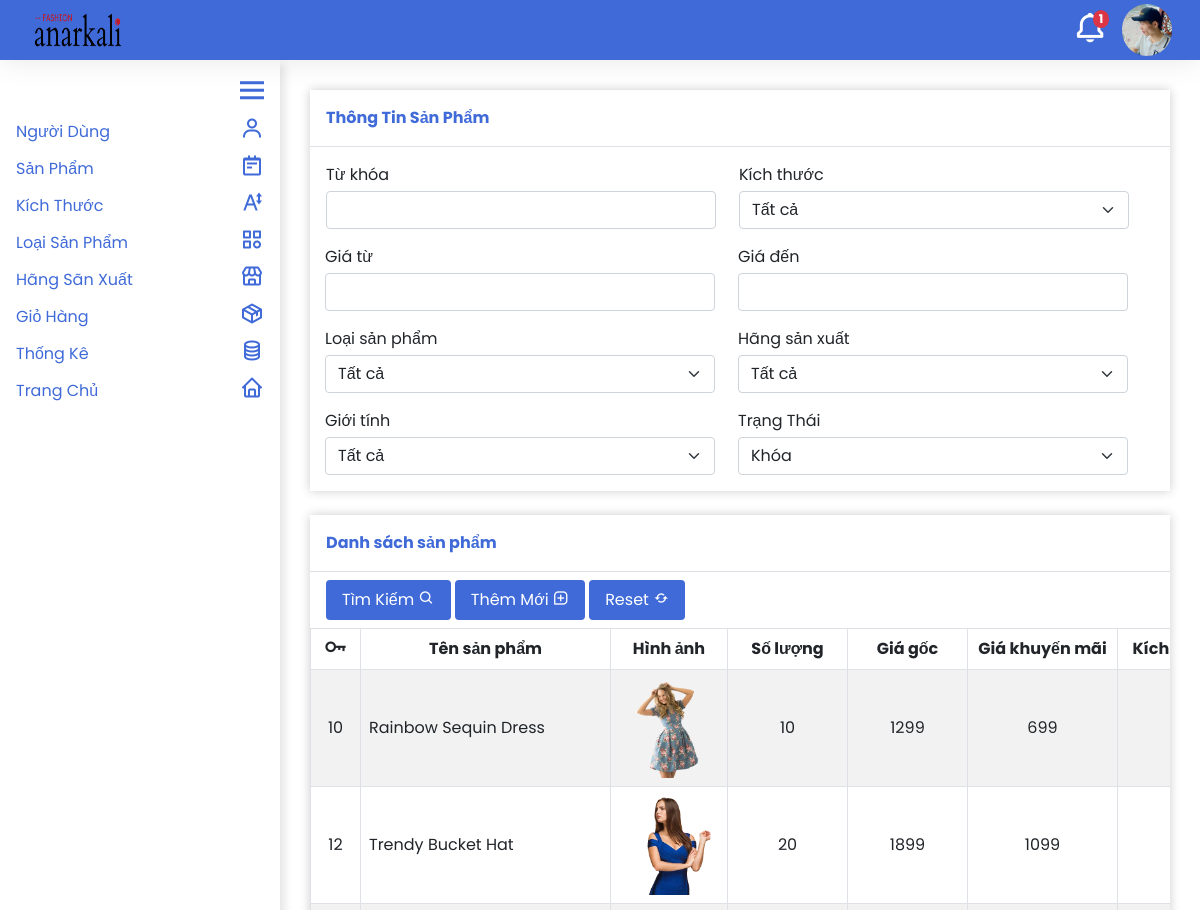
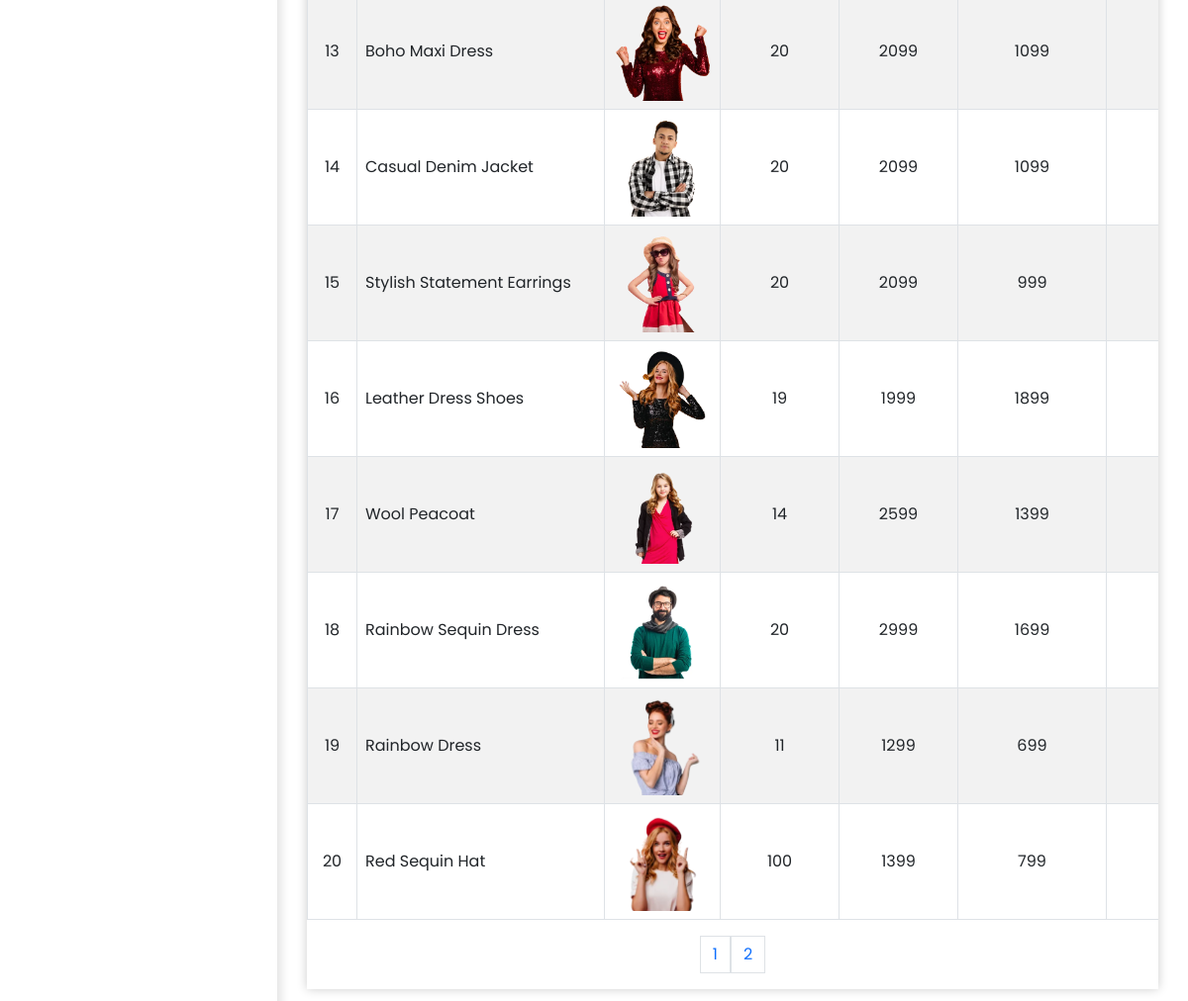
The page /quan_tri/san_pham/quan_ly_san_pham.php (signed in) on the database its author committed (2 pictures, top to bottom).
### tables this page shows
CREATE TABLE `nguoidung` (
  `TaiKhoan` varchar(64) NOT NULL,
  `MatKhau` varchar(64) NOT NULL,
  `Email` varchar(64) NOT NULL,
  `HinhAnh` varchar(68) NOT NULL,
  `Quyen` int(1) NOT NULL,
  `TrangThai` int(1) NOT NULL
);

CREATE TABLE `sanpham` (
  `MaSanPham` int(64) NOT NULL,
  `TenSanPham` varchar(64) NOT NULL,
  `HinhAnh` varchar(69) NOT NULL,
  `GiaGoc` int(64) NOT NULL,
  `GiaKhuyenMai` int(64) NOT NULL,
  `MoTa` varchar(2000) NOT NULL,
  `GioiTinh` varchar(3) NOT NULL,
  `MaKichThuoc` int(64) NOT NULL,
  `MaLoaiSanPham` int(64) NOT NULL,
  `MaHangSanXuat` int(64) NOT NULL,
  `TrangThai` int(1) NOT NULL
);

CREATE TABLE `sanphamkichthuoc` (
  `MaKichThuoc` int(64) NOT NULL,
  `MaSanPham` int(64) NOT NULL,
  `SoLuong` int(64) NOT NULL,
  `BanDuoc` int(64) NOT NULL
);

### quan_tri/module/database.php (called while the page is built, shortened)
<?php
  function execute_query($sql, $params=NULL) {
    $server = 'localhost';
    $username = 'root';
    $password = '';
    $dbname = 'shopthoitrang';
    $conn = new PDO("mysql:host={$server};dbname={$dbname}", $username, $password);
    $stmt = $conn->prepare($sql);
    if (isset($params))
      foreach ($params as $key => $value)
        $stmt->bindValue($key,$value,PDO::PARAM_STR);
    $stmt->execute();
    return $stmt->fetchAll();
  }
?>

### quan_tri/san_pham/quan_ly_san_pham.php (the view, shortened to what this page needs)
<?php
  include_once '../module/database.php';
?>
<!DOCTYPE html>
<html lang="en">
<head>
  <?php
    include '../module/head.php';
  ?>
</head>
<body>
  <?php
    include '../module/header.php';
    include '../module/sidebar.php';
  ?>
  <form class='body' action='xu_ly_tim_kiem.php' method='post'>
    <div class='form'>
      <div class='title p-3 mb-3 border-bottom fw-bold'>Thông Tin Sản Phẩm</div>
      <div class="input-group px-3 row">
        <div class='col-md-6 pb-3'>
          <div class='mb-1'>Từ khóa</div>
          <input type="text" name='Tukhoa' class="form-control js_text" value='<?php if(isset($_SESSION['tu_khoa_san_pham'])) echo $_SESSION['tu_khoa_san_pham'];?>'>
        </div>
        <div class='col-md-6 pb-3'>
          <div class='mb-1'>Kích thước</div>
          <select name="KichThuoc" class="form-select js_select" id="inputGroupSelect01 KichThuoc">
          <option value='-1'>Tất cả</option>
          </select>
        </div>
        <div class='col-md-6 pb-3'>
          <div class='mb-1'>Giá từ</div>
          <input type="number" name='GiaTu' class="form-control js_text" value='<?php if(isset($_SESSION['gia_tu'])) echo $_SESSION['gia_tu']; ?>'>
        </div>
        <div class='col-md-6 pb-3'>
          <div class='mb-1'>Giá đến</div>
          <input type="number" name='GiaDen' class="form-control js_text" value='<?php if(isset($_SESSION['gia_den'])) echo $_SESSION['gia_den']; ?>'>
        </div>
        <div class='col-md-6 pb-3'>
          <div class='mb-1'>Loại sản phẩm</div>
          <select name="MaLoaiSanPham" class="form-select js_select" id="inputGroupSelect01 MaLoaiSanPham">
            <option value='-1'>Tất cả</option>
          </select>
        </div>
        <div class='col-md-6 pb-3'>
          <div class='mb-1'>Hãng sản xuất</div>
          <select name="MaHangSanXuat" class="form-select js_select" id="inputGroupSelect01 TenHangSanXuat">
            <option value='-1'>Tất cả</option>
          </select>
        </div>
        <div class='col-md-6 pb-3'>
          <div class='mb-1'>Giới tính</div>
          <select name='GioiTinh' class="form-select js_select" id="inputGroupSelect01 GioiTinh">
            <?php
              $gioi_tinhs = array('-1'=>'Tất cả', 'Nam'=>'Nam', 'Nữ'=>'Nữ');
              foreach($gioi_tinhs as $key => $value){
                if($key == $_SESSION['gioi_tinh'])
                  echo "<option selected value='{$key}'>{$value}</option>";
                else
                  echo "<option value='{$key}'>{$value}</option>";
              }
            ?>
          </select>
        </div>
        <div class='col-md-6 pb-3'>
          <div class='mb-1'>Trạng Thái</div>
          <select name='TrangThai' class="form-select js_select" id="inputGroupSelect01 TrangThai">
            <?php
              $trang_thais = array('-1' => 'Tất cả', '0' => 'Khóa', '1' => 'Kích hoạt');
              foreach($trang_thais as $key => $value){
                if($_SESSION['trang_thai_san_pham'] == $key)
                  echo "<option selected value='{$key}'>$value</option>";
                else
                  echo "<option value='{$key}'>$value</option>";
              }
            ?>
          </select>
        </div>
      </div>
    </div>
    <div class='table_container overflow-auto mt-4'>
      <div class='title p-3 mb-2 border-bottom fw-bold'>Danh sách sản phẩm</div>
      <div class='action_container ps-3'>
        <button class='button_add text-white py-2 px-3 rounded' type='submit'>Tìm Kiếm <i class='bx bx-search' ></i></button>
        <button class='button_add text-white py-2 px-3 rounded' type='button'><a class='text-decoration-none text-white' href="them_san_pham.php">Thêm Mới <i class='bx bx-message-square-add'></i></a></button>
        <button class='button_reset text-white py-2 px-3 rounded' type='button'>Reset <i class='bx bx-refresh'></i></i></button>
      </div>
      <table class='table table-striped border-top mt-2 table-bordered align-middle'>
        <thead>
          <tr>
            <th style='width: 50px; min-width: 50px;' class='text-center'><i style='transform: scale(1.6);' class='bx bx-key'></i></th>
            <th style='min-width: 250px;' class='text-center'>Tên sản phẩm</th>
            <th style='min-width: 100px; width: 100px;' class='text-center'>Hình ảnh</th>
            <th style='min-width: 120px; width: 60px;' class='text-center'>Số lượng</th>
            <th style='width: 60px; min-width: 120px;' class='text-center'>Giá gốc</th>
            <th style='width: 60px; min-width: 150px;' class='text-center'>Giá khuyến mãi</th>
            <th style='width: 80px; min-width: 120px;' class='text-center'>Kích thước</th>
          </tr>
        </thead>
        <tbody>
          <?php
            $sql = "SELECT
                      sanpham.MaSanPham,
                      sanpham.TenSanPham,
                      sanpham.HinhAnh,
                      sanpham.GiaGoc,
                      sanpham.GiaKhuyenMai,
                      sanpham.MoTa,
                      sanpham.GioiTinh,
                      sanpham.MaKichThuoc,
                      sanpham.MaLoaiSanPham,
                      sanpham.MaHangSanXuat,
                      sanpham.TrangThai,
                      sanphamkichthuoc.SoLuong,
                      kichthuoc.KichThuoc,
                      loaisanpham.TenLoaiSanPham,
                      hangsanxuat.TenHangSanXuat
                    FROM
                        sanpham
                    INNER JOIN
                        kichthuoc ON sanpham.MaKichThuoc = kichthuoc.MaKichThuoc
                    INNER JOIN
                        loaisanpham ON sanpham.MaLoaiSanPham = loaisanpham.MaLoaiSanPham
                    INNER JOIN
                        hangsanxuat ON sanpham.MaHangSanXuat = hangsanxuat.MaHangSanXuat
                    INNER JOIN
                        sanphamkichthuoc ON sanpham.MaSanPham = sanphamkichthuoc.MaSanPham AND sanpham.MaKichThuoc = sanphamkichthuoc.MaKichThuoc
                    WHERE 1=1";
            $params = array();
            $page_index = 1;
            $page_length = 10;
            $start_index = ($page_index - 1) * $page_length;
            $sql = $sql." LIMIT {$start_index}, {$page_length}";
            $sanphams = execute_query($sql,$params);
            foreach($sanphams as $sanpham){
              echo "
                <tr>
                  <td class='text-center'>{$sanpham['MaSanPham']}</td>
                  <td>{$sanpham['TenSanPham']}</td>
                  <td><img src='../../data/san_pham/{$sanpham['HinhAnh']}' style='width: 100px; height: 100px; object-fit: contain'></td>
                  <td class='text-center'>{$sanpham['SoLuong']}</td>
                  <td class='text-center'>{$sanpham['GiaGoc']}</td>
                  <td class='text-center'>{$sanpham['GiaKhuyenMai']}</td>
                  <td class='text-center'>{$sanpham['KichThuoc']}</td>
                  <td class='text-center'>{$sanpham['TenHangSanXuat']}</td>
                  <td class='text-center'><input onclick='return false;' type='checkbox' ".($sanpham['TrangThai'] == 1 ? 'checked' : 'unchecked')."></td>
                  <td class='text-center'>
                    <a class='text-dark me-2' href='xem_chi_tiet.php?sanphamid={$sanpham['MaSanPham']}&kichthuocid={$sanpham['MaKichThuoc']}'><i class='bx bx-detail' style='transform: scale(1.5);'></i></a>
                    <a class='text-dark ms-1 me-1' href='sua_san_pham.php?sanphamid={$sanpham['MaSanPham']}&kichthuocid={$sanpham['MaKichThuoc']}'><i class='bx bx-pencil' style='transform: scale(1.5);'></i></a>
                    <a class='text-dark ms-2' href='xu_ly_xoa.php?sanphamid={$sanpham['MaSanPham']}&kichthuocid={$sanpham['MaKichThuoc']}'><i style='transform: scale(1.5);' class='bx bx-message-alt-x'></i></a>
                  </td>
                </tr>
              ";
            }
          ?>
        </tbody>
      </table>
      <div class="pagination d-flex justify-content-center">
        <ul class="pagination">
          <?php
            $row_number = execute_query("SELECT COUNT(*) AS dem FROM sanpham")[0]['dem'];
            $page_number = (int) $row_number / $page_length;
            if($row_number % $page_length != 0)
              $page_number++;
            for($i = 1; $i <= $page_number; $i++)
              echo "<a href='quan_ly_san_pham.php?pid={$i}' class='page-link'>{$i}</a>";
          ?>
        </ul>
      </div>
    </div>
  </form>
</body>
</html>

### quan_tri/module/header.php
<div id='header' class='d-flex justify-content-between align-items-center container-fluid'>
  <img class='ms-3' id='logo' src="../../img/logo2.avif">
  <div class='d-flex align-items-center me-3'>
    <a class='bell_container position-relative' href='../gio_hang/quan_ly_gio_hang.php'>
      <?php
        $gio_hang = execute_query("SELECT COUNT(*) FROM giohang WHERE trangthai=0")[0][0];
        if($gio_hang > 0)
          echo "<div class='position-absolute text-decoration-none bg-danger fw-bold text-white notification_number'>{$gio_hang}</div>";
      ?>
      <i style='transform: scale(2.2);' class='bx bx-bell notification_icon text-white me-4'></i>
    </a>
    <?php
      $hinh_anh = execute_query('SELECT HinhAnh FROM nguoidung WHERE TaiKhoan=:tai_khoan', array('tai_khoan' => $_SESSION['TenTaiKhoan']))[0][0];
    ?>
    <img class='user_img' id='profile_image' src="../../data/nguoi_dung/<?php echo $hinh_anh; ?>">
  </div>
</div>

### quan_tri/style/style.css (style rules this page uses)
* { margin: 0; padding: 0; box-sizing: border-box; font-family: 'Poppins', sans-serif; }
#header { height: 60px; box-shadow: 0 0 30px rgba(0, 0, 0, 0.1); background-color: #3f6ad8; position: fixed; top: 0; left: 0; right: 0; z-index: 1000; }
#header #logo { width: 100px; height: 50px; cursor: pointer; }
#header .user_img { object-fit: cover; width: 50px; border-radius: 50px; cursor: pointer; }
#header .notification_icon { cursor: pointer; }
#header .bell_container .notification_number { z-index: 1000; left: 27%; top: -8px; font-size: 12px; padding: 0 6px; border-radius: 50%; }
.sidebar a, .body .form .title, .primary_color, .body .table_container .title { color: #3f6ad8; }
.body { margin-left: 310px; margin-top: 90px; margin-right: 30px; margin-bottom: 1000px; transition: 0.5s; }
.body .form { box-shadow: 0 0 10px rgba(0, 0, 0, 0.2); }
.body .table_container { box-shadow: 0 0 10px rgba(0, 0, 0, 0.2); }
.button_add, .button_edit, .button_reset { background-color: #3f6ad8; border: none; transition: 0.25s; }

### rows shown on the page
nguoidung: HinhAnh (picture)
sanpham: MaSanPham "10", TenSanPham "Rainbow Sequin Dress", HinhAnh (picture), sanphamkichthuoc.SoLuong "10", GiaGoc "1299", GiaKhuyenMai "699"
sanpham: MaSanPham "12", TenSanPham "Trendy Bucket Hat", HinhAnh (picture), sanphamkichthuoc.SoLuong "20", GiaGoc "1899", GiaKhuyenMai "1099"
sanpham: MaSanPham "13", TenSanPham "Boho Maxi Dress", HinhAnh (picture), sanphamkichthuoc.SoLuong "20", GiaGoc "2099", GiaKhuyenMai "1099"
sanpham: MaSanPham "14", TenSanPham "Casual Denim Jacket", HinhAnh (picture), sanphamkichthuoc.SoLuong "20", GiaGoc "2099", GiaKhuyenMai "1099"
sanpham: MaSanPham "15", TenSanPham "Stylish Statement Earrings", HinhAnh (picture), sanphamkichthuoc.SoLuong "20", GiaGoc "2099", GiaKhuyenMai "999"
sanpham: MaSanPham "16", TenSanPham "Leather Dress Shoes", HinhAnh (picture), sanphamkichthuoc.SoLuong "19", GiaGoc "1999", GiaKhuyenMai "1899"
sanpham: MaSanPham "17", TenSanPham "Wool Peacoat", HinhAnh (picture), sanphamkichthuoc.SoLuong "14", GiaGoc "2599", GiaKhuyenMai "1399"
sanpham: MaSanPham "18", TenSanPham "Rainbow Sequin Dress", HinhAnh (picture), sanphamkichthuoc.SoLuong "20", GiaGoc "2999", GiaKhuyenMai "1699"
sanpham: MaSanPham "19", TenSanPham "Rainbow Dress", HinhAnh (picture), sanphamkichthuoc.SoLuong "11", GiaGoc "1299", GiaKhuyenMai "699"
sanpham: MaSanPham "20", TenSanPham "Red Sequin Hat", HinhAnh (picture), sanphamkichthuoc.SoLuong "100", GiaGoc "1399", GiaKhuyenMai "799"

### other values the page prints
$gio_hang "1"
form field GioiTinh "Tất cả"
form field TrangThai "Khóa"
